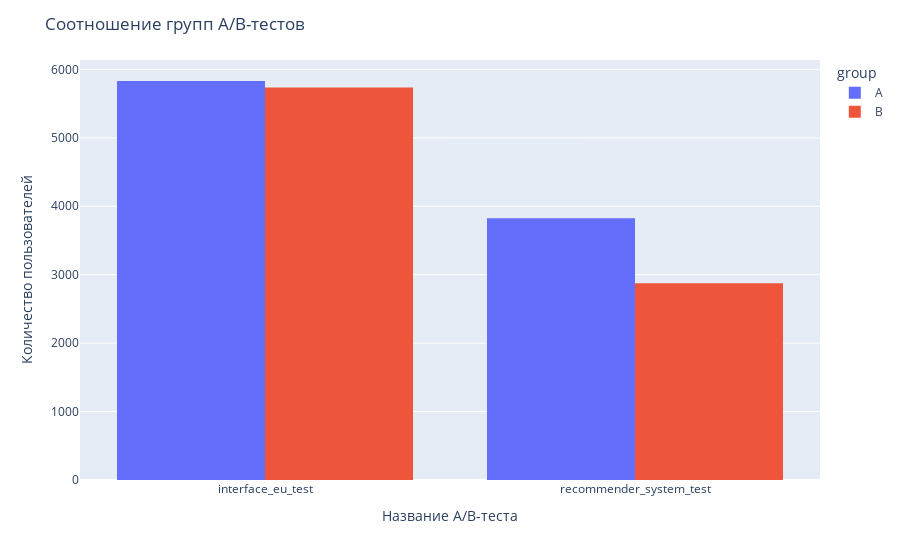

Notebook source saved alongside this figure:
### Code cell
fig = px.histogram(participants.groupby(['ab_test', 'group']).nunique().reset_index(), 
                   x="ab_test", y="user_id", 
                   color='group', barmode='group',
                   width=600)
fig.update_layout(
    title='Соотношение групп A/B-тестов',
    xaxis_title='Название A/B-теста',
    yaxis_title='Количество пользователей')
fig.show()

### Figure 1 — Plotly figure (JSON) as saved in the notebook; plotly's stock layout.template omitted (floating-point values rounded to 4 significant figures)
{"data": [{"alignmentgroup": "True", "bingroup": "x", "histfunc": "sum", "hovertemplate": "group=A<br>ab_test=%{x}<br>sum of user_id=%{y}<extra></extra>", "legendgroup": "A", "marker": {"color": "#636efa", "pattern": {"shape": ""}}, "name": "A", "offsetgroup": "A", "orientation": "v", "showlegend": true, "type": "histogram", "x": ["interface_eu_test", "recommender_system_test"], "xaxis": "x", "y": [5831, 3824], "yaxis": "y"}, {"alignmentgroup": "True", "bingroup": "x", "histfunc": "sum", "hovertemplate": "group=B<br>ab_test=%{x}<br>sum of user_id=%{y}<extra></extra>", "legendgroup": "B", "marker": {"color": "#EF553B", "pattern": {"shape": ""}}, "name": "B", "offsetgroup": "B", "orientation": "v", "showlegend": true, "type": "histogram", "x": ["interface_eu_test", "recommender_system_test"], "xaxis": "x", "y": [5736, 2877], "yaxis": "y"}], "layout": {"autosize": true, "barmode": "group", "legend": {"title": {"text": "group"}, "tracegroupgap": 0}, "margin": {"t": 60}, "title": {"text": "Соотношение групп A/B-тестов"}, "xaxis": {"anchor": "y", "autorange": true, "domain": [0, 1], "range": [-0.5, 1.5], "title": {"text": "Название A/B-теста"}, "type": "category"}, "yaxis": {"anchor": "x", "autorange": true, "domain": [0, 1], "range": [0, 6138.0], "title": {"text": "Количество пользователей"}, "type": "linear"}}}
